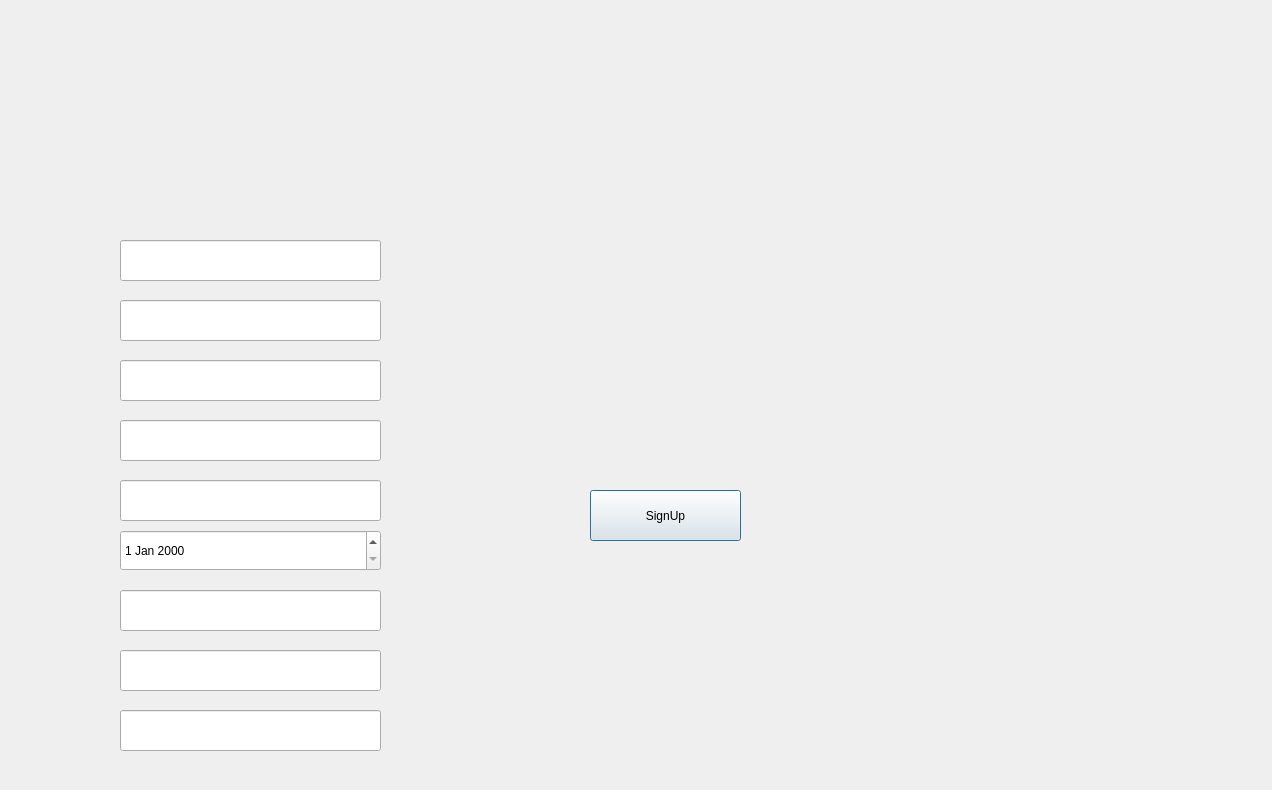
<?xml version="1.0" encoding="UTF-8"?>
<ui version="4.0">
 <class>ChefSignUpDialog</class>
 <widget class="QDialog" name="ChefSignUpDialog">
  <property name="geometry">
   <rect>
    <x>0</x>
    <y>0</y>
    <width>1272</width>
    <height>790</height>
   </rect>
  </property>
  <property name="windowTitle">
   <string>Dialog</string>
  </property>
  <widget class="QLineEdit" name="nameLineEdit">
   <property name="geometry">
    <rect>
     <x>120</x>
     <y>240</y>
     <width>261</width>
     <height>41</height>
    </rect>
   </property>
  </widget>
  <widget class="QLineEdit" name="surnameLineEdit">
   <property name="geometry">
    <rect>
     <x>120</x>
     <y>300</y>
     <width>261</width>
     <height>41</height>
    </rect>
   </property>
  </widget>
  <widget class="QLineEdit" name="usernameLineEdit">
   <property name="geometry">
    <rect>
     <x>120</x>
     <y>360</y>
     <width>261</width>
     <height>41</height>
    </rect>
   </property>
  </widget>
  <widget class="QLineEdit" name="passwordLineEdit">
   <property name="geometry">
    <rect>
     <x>120</x>
     <y>420</y>
     <width>261</width>
     <height>41</height>
    </rect>
   </property>
  </widget>
  <widget class="QLineEdit" name="phoneLineEdit">
   <property name="geometry">
    <rect>
     <x>120</x>
     <y>480</y>
     <width>261</width>
     <height>41</height>
    </rect>
   </property>
  </widget>
  <widget class="QDateEdit" name="birthDateEdit">
   <property name="geometry">
    <rect>
     <x>120</x>
     <y>530</y>
     <width>261</width>
     <height>41</height>
    </rect>
   </property>
  </widget>
  <widget class="QLineEdit" name="emailLineEdit">
   <property name="geometry">
    <rect>
     <x>120</x>
     <y>590</y>
     <width>261</width>
     <height>41</height>
    </rect>
   </property>
  </widget>
  <widget class="QLineEdit" name="experienceYearsLineEdit">
   <property name="geometry">
    <rect>
     <x>120</x>
     <y>650</y>
     <width>261</width>
     <height>41</height>
    </rect>
   </property>
  </widget>
  <widget class="QLineEdit" name="experienceLinkLineEdit">
   <property name="geometry">
    <rect>
     <x>120</x>
     <y>710</y>
     <width>261</width>
     <height>41</height>
    </rect>
   </property>
  </widget>
  <widget class="QPushButton" name="signupButton">
   <property name="geometry">
    <rect>
     <x>590</x>
     <y>490</y>
     <width>151</width>
     <height>51</height>
    </rect>
   </property>
   <property name="text">
    <string>SignUp</string>
   </property>
  </widget>
 </widget>
 <resources/>
 <connections/>
</ui>
